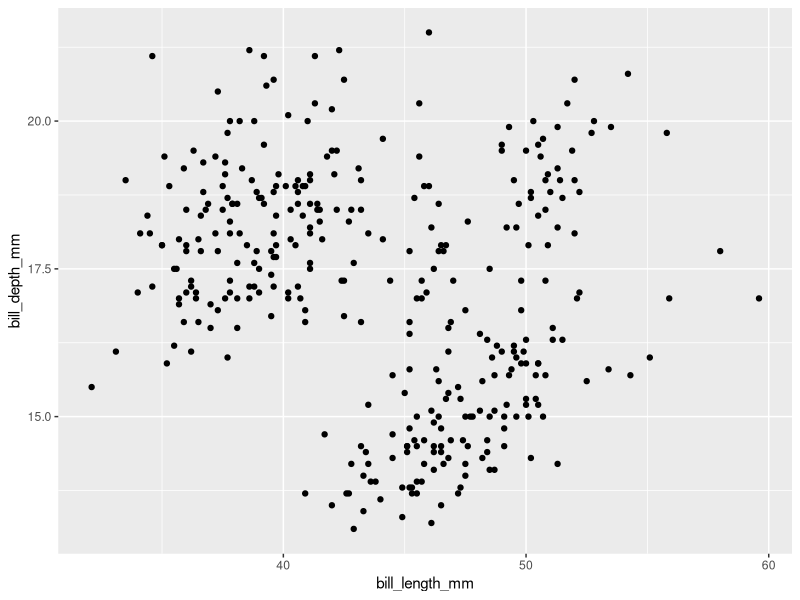
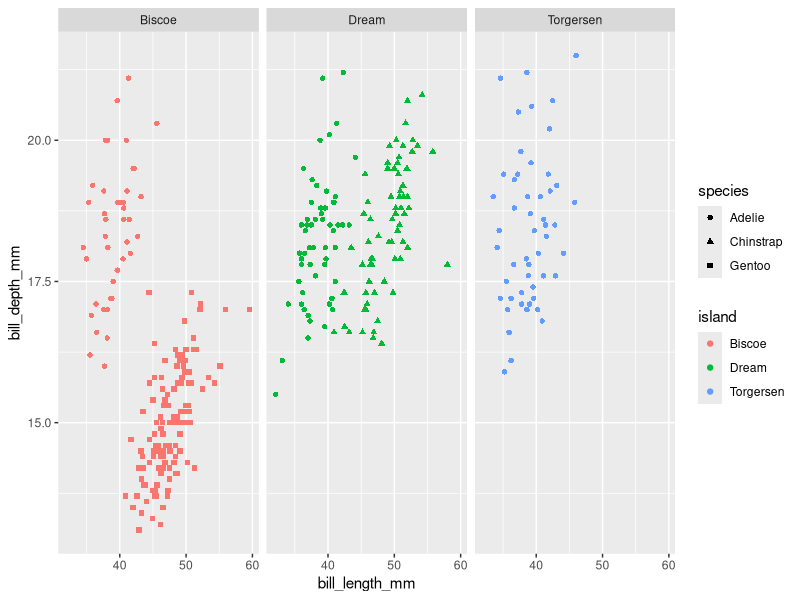
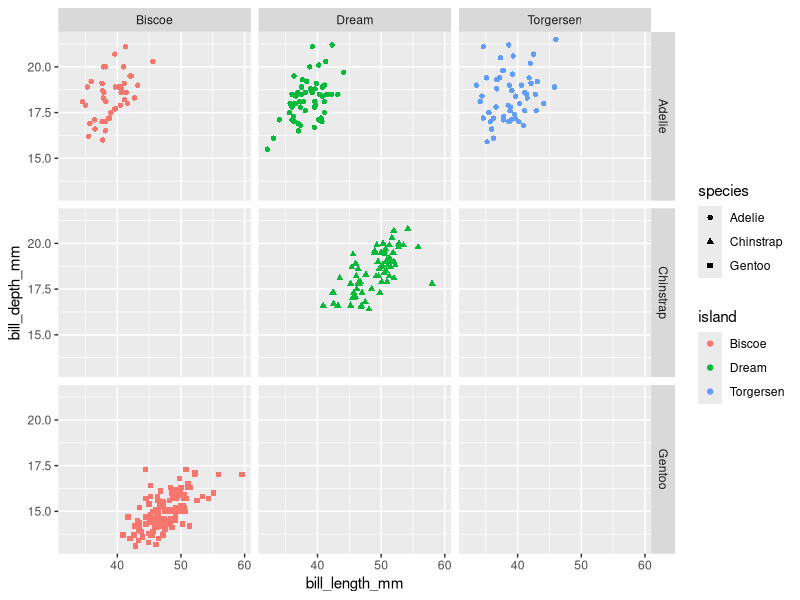
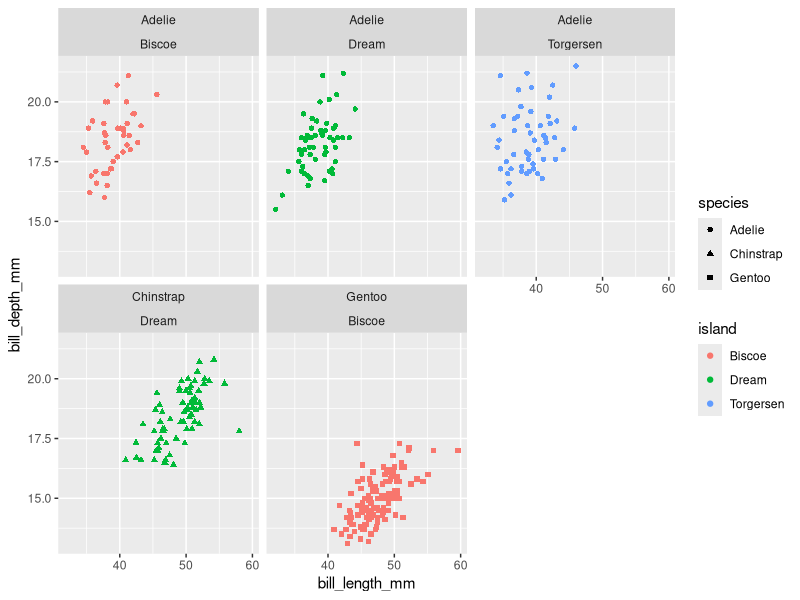
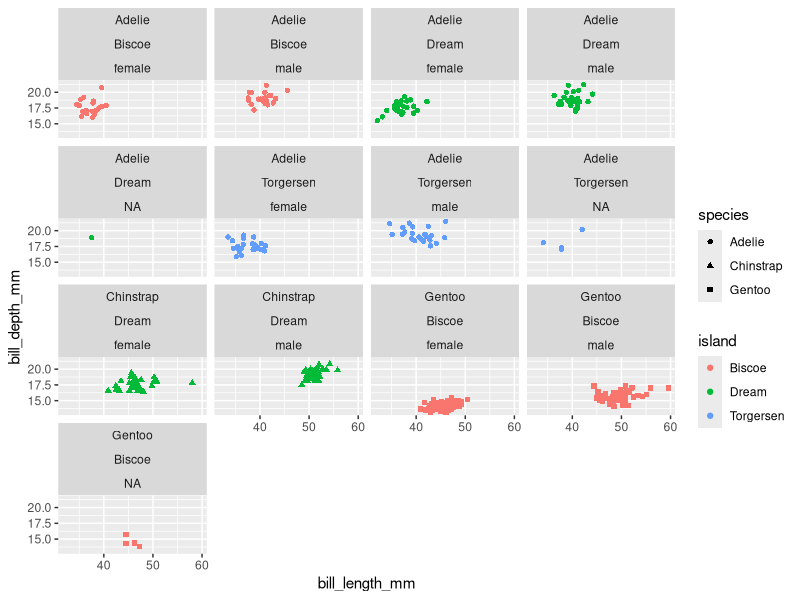
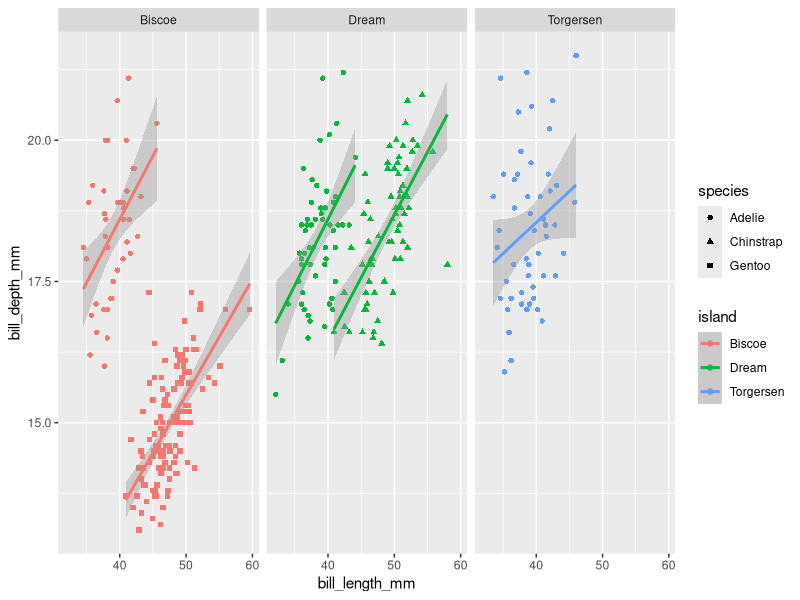
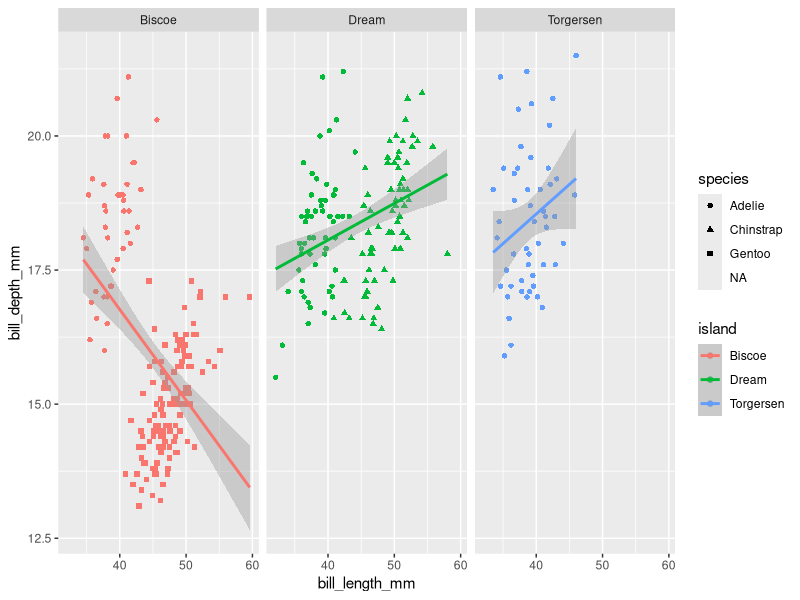
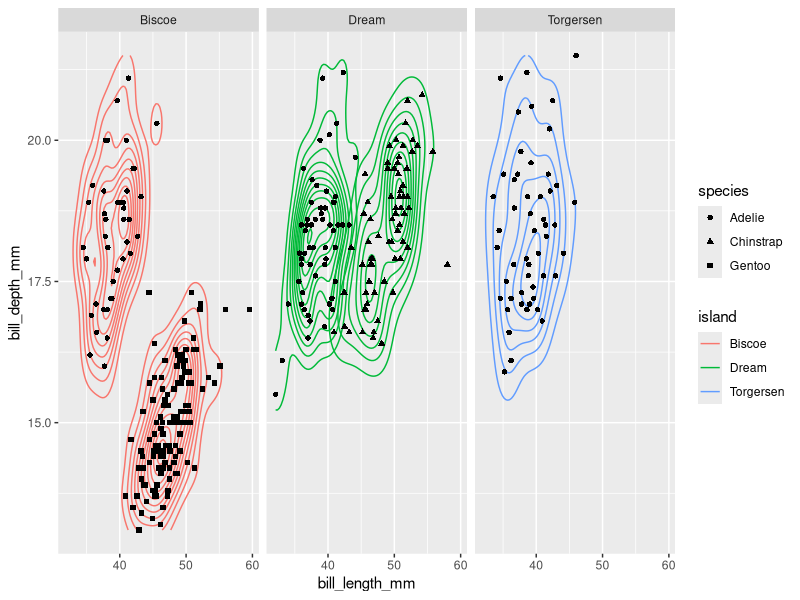

The R script that drew these images, in order:


# resources ---------------------------------------------------------------


# https://ggplot2.tidyverse.org/
# https://www.cedricscherer.com/2019/08/05/a-ggplot2-tutorial-for-beautiful-plotting-in-r/
# https://r4ds.had.co.nz/graphics-for-communication.html




# 0. dependencies ---------------------------------------------------------

library(ggplot2)
library(palmerpenguins)

# if you haven't installed already, please do: e.g.
# install.packages("ggplot2")

data(penguins)



# 1. basic plots ----------------------------------------------------------

# scatter plots 

ggplot(penguins, aes(x = bill_length_mm, y = bill_depth_mm)) + 
  geom_point()

ggplot(penguins, aes(x = bill_length_mm, y = bill_depth_mm, color = island, shape = species)) + 
  geom_point() + 
  facet_wrap(~island)

ggplot(penguins, aes(x = bill_length_mm, y = bill_depth_mm, color = island, shape = species)) + 
  geom_point() + 
  facet_grid(species~island)

ggplot(penguins, aes(x = bill_length_mm, y = bill_depth_mm, color = island, shape = species)) + 
  geom_point() + 
  facet_wrap(species~island)

ggplot(penguins, aes(x = bill_length_mm, y = bill_depth_mm, color = island, shape = species)) + 
  geom_point() + 
  facet_wrap(species~island+sex)

# adding a model

ggplot(penguins, aes(x = bill_length_mm, y = bill_depth_mm, color = island, shape = species)) + 
  geom_point() + 
  geom_smooth(method = 'lm') + 
  facet_wrap(~island)

ggplot(data = penguins, mapping = aes(x = bill_length_mm, y = bill_depth_mm, color = island, shape = species)) + 
  geom_point() + 
  geom_smooth(aes(group = island), method = 'lm') +
  facet_wrap(~island)

ggplot(data = penguins, mapping = aes(x = bill_length_mm, y = bill_depth_mm, color = island, shape = species)) + 
  geom_density_2d() +
  geom_point(color = 'black') + 
  facet_wrap(~island)



# barplots 

ggplot(penguins, aes(x = sex)) + 
  geom_bar()

ggplot(penguins, aes(x = sex, fill = species)) + 
  geom_bar(position = 'dodge')

ggplot(penguins, aes(x = sex, fill = species)) + 
  geom_bar(position = 'dodge') + 
  facet_wrap(~species)


# boxplots 

ggplot(penguins, aes(x = body_mass_g)) + 
  geom_boxplot()

ggplot(penguins, aes(y = body_mass_g)) + 
  geom_boxplot()

ggplot(penguins, aes(x = sex, y = body_mass_g, fill = species)) + 
  geom_boxplot()

ggplot(penguins, aes(x = sex, y = body_mass_g, fill = species)) + 
  geom_violin() 

ggplot(penguins, aes(x = sex, y = body_mass_g, fill = species)) + 
  geom_violin() + 
  geom_boxplot(width = .25, position = position_dodge(width = 0.9)) 

  
ggplot(penguins, aes(x = sex, y = body_mass_g, fill = species, color = species)) + 
  geom_jitter(position = position_jitterdodge(dodge.width = 0.8, jitter.width = .25)) +
  geom_boxplot(color = 'black', alpha = 0.7)

ggplot(penguins, aes(x = sex, y = body_mass_g, fill = species, color = species)) + 
  geom_jitter(position = position_jitterdodge(dodge.width = 0.8, jitter.width = .25)) +
  geom_boxplot(color = 'black', alpha = 0.7) + 
  labs(
    x = "Sex",
    y = "Body Mass (g)",
    title = "Relationship Between Body Mass, Sex, and Species in Palmer Penguins",
    fill = "Species",
    color = "Species"
    )

ggsave("body_mass_sex_and_species.png")
ggsave("body_mass_sex_and_species.pdf")




# 2. extensions to ggplot2 ------------------------------------------------

# these will make your life easier
# ggrepel 
# ggridges 
# ggforce 
# gganimate 
# ggtext 
# cowplot / patchwork 
# ggcorrplot 


library(tidyverse)
library(ggrepel)

mtcars %>% 
  tibble::rownames_to_column('name') %>% 
  ggplot(aes(x = disp, y = hp, label = name)) + 
  geom_point() + 
  ggrepel::geom_text_repel()


library(patchwork)

plt1 <- ggplot(penguins, aes(x = body_mass_g)) + 
  geom_histogram()

plt2 <- ggplot(penguins, aes(x = flipper_length_mm)) + 
  geom_histogram()

plt1
plt2

patchwork <- plt1 + plt2 

patchwork + 
  plot_annotation(
    title = 'Histograms of two variables from the penguins dataset',
    tag_levels = "A")


(plt1 + plt2) / (plt1 + plt2) +  plot_annotation(
  title = 'Histograms of two variables from the penguins dataset',
  tag_levels = "A")



# 3. functions to help with ggplot-ing ------------------------------------


make_density_plot <- function(df, var) {
  ggplot(df, aes(x = {{ var }})) + 
    geom_density(fill = 'dimgrey')
}

make_density_plot(penguins, flipper_length_mm)

make_island_species_stratified_histogram_plot <- function(var, label, legend = F) {
  ggplot(penguins, aes(x = {{ var }}, fill = species)) +
    geom_histogram(alpha = 0.6, position = 'identity') +
    facet_wrap(~island) +
    labs(x = label) +
    theme_bw() +
    theme(legend.position = if (legend) 'right' else 'none')
}

plt1 <- make_island_species_stratified_histogram_plot(body_mass_g, label = 'Body Mass (g)') + scale_x_continuous(n.breaks = 3)
plt2 <- make_island_species_stratified_histogram_plot(flipper_length_mm, label = 'Flipper Length (mm)')
plt3 <- make_island_species_stratified_histogram_plot(bill_length_mm, label = 'Bill Length (mm)')
# plt4 <- make_island_species_stratified_histogram_plot(bill_depth_mm, label = 'Bill Depth (mm)')

plt4 <- ggplot(penguins, aes(x = bill_length_mm)) + geom_density()

(plt1 + plt2) / (plt3 + plt4) 
